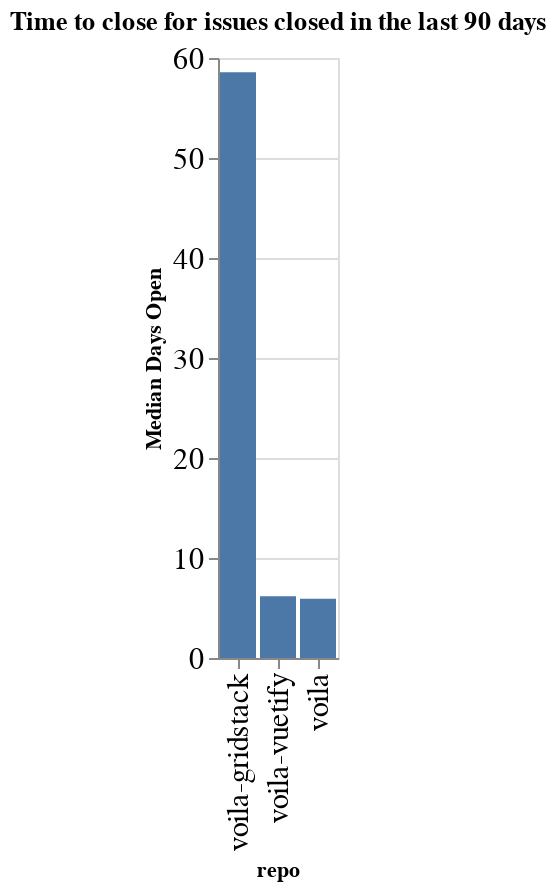

Notebook code for this chart:
### Code cell
time_open = closed.groupby(['org', 'repo']).agg({'time_open': 'median'}).reset_index()
time_open['time_open'] = time_open['time_open'] / (60 * 60 * 24)
time_open['org/repo'] = time_open.apply(lambda a: a['org'] + '/' + a['repo'], axis=1)
sorted_vals = time_open.sort_values(['org', 'time_open'], ascending=False)['repo'].values
alt.Chart(data=time_open, title=f"Time to close for issues closed in the last {n_days} days").mark_bar().encode(
    x=alt.X('repo', sort=alt.Sort(sorted_vals.tolist())),
    y=alt.Y('time_open', title="Median Days Open"),
)

### Figure 1 — Vega-Lite specification as saved in the notebook (floating-point values rounded to 4 significant figures)
{"config": {"axisLeft": {"labelFontSize": 15}, "axisBottom": {"labelFontSize": 15}}, "data": {"name": "data-4fd98fd7a1850dfefe919bd7e54e3b48"}, "mark": "bar", "encoding": {"x": {"type": "nominal", "field": "repo", "sort": ["voila-gridstack", "voila-vuetify", "voila"]}, "y": {"type": "quantitative", "field": "time_open", "title": "Median Days Open"}}, "title": "Time to close for issues closed in the last 90 days", "$schema": "https://vega.github.io/schema/vega-lite/v4.8.1.json", "datasets": {"data-4fd98fd7a1850dfefe919bd7e54e3b48": [{"org": "voila-dashboards", "repo": "voila", "time_open": 5.931, "org/repo": "voila-dashboards/voila"}, {"org": "voila-dashboards", "repo": "voila-gridstack", "time_open": 58.58, "org/repo": "voila-dashboards/voila-gridstack"}, {"org": "voila-dashboards", "repo": "voila-vuetify", "time_open": 6.171, "org/repo": "voila-dashboards/voila-vuetify"}]}}
